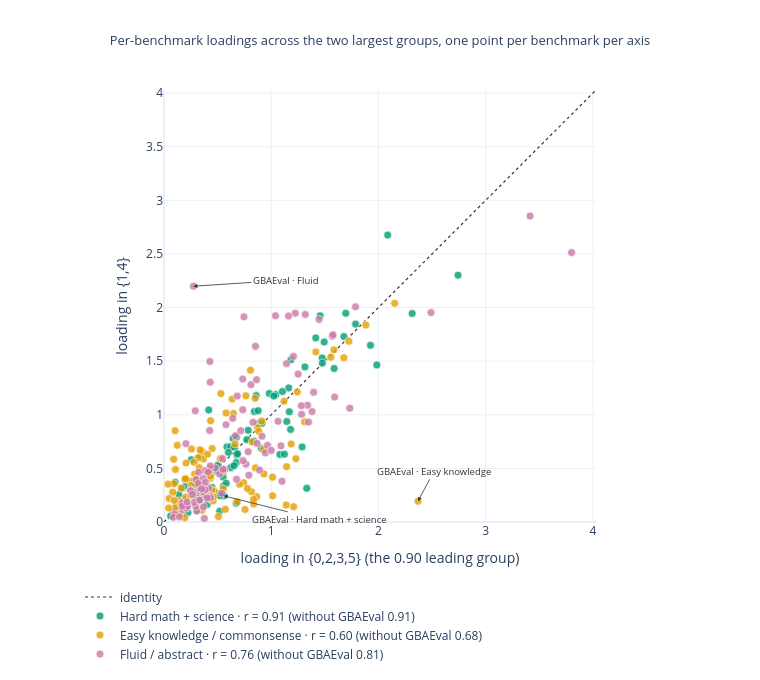

The notebook cell saved with this chart:
### Markdown cell above
### 7 · On the benchmark side the split is confined to axis 2: loadings correlate **0.91** on hard math and **0.76** on fluid across the two largest groups, but only **0.60** on axis 2.
Basins compared as the 0.90 grouping, {0,2,3,5} against {1,4}. The axis-2 scatter is a single outlier story — drop GBAEval and it rises to **0.68**.

### Code cell
A0, A1 = AB90[tuple(G90[0])], AB90[tuple(G90[1])]
keep = np.arange(NB) != GBI
lim = 1.06 * max(A0.max(), A1.max())
fig = go.Figure()
fig.add_trace(go.Scatter(x=[0, lim], y=[0, lim], mode="lines", name="identity",
                         line=dict(color=C["dark"], width=1.2, dash="dot"), hoverinfo="skip"))
for k in range(3):
    r_ = np.corrcoef(A0[:, k], A1[:, k])[0, 1]
    rk = np.corrcoef(A0[keep, k], A1[keep, k])[0, 1]
    fig.add_trace(go.Scatter(
        x=A0[:, k], y=A1[:, k], mode="markers",
        name=f"{AXIS[k]} · r = {r_:.2f} (without GBAEval {rk:.2f})",
        marker=dict(color=AXCOL[k], size=8, opacity=0.8, line=dict(color="white", width=0.7)),
        text=BEN, hovertemplate="%{text}<br>{0,2,3,5} %{x:.2f} → {1,4} %{y:.2f}<extra></extra>"))
AOFF = {0: (96, 24), 1: (16, -30), 2: (92, -6)}          # per-axis label placement
for k in range(3):
    fig.add_annotation(x=A0[GBI, k], y=A1[GBI, k], text=f"GBAEval · {AXIS[k].split(' /')[0]}",
                       showarrow=True, arrowhead=2, ax=AOFF[k][0], ay=AOFF[k][1],
                       font=dict(size=9.5, color=C["dark"]), arrowcolor=C["dark"],
                       arrowwidth=0.8)
fig.update_layout(
    title="Per-benchmark loadings across the two largest groups, one point per benchmark per axis",
    xaxis=dict(title="loading in {0,2,3,5} (the 0.90 leading group)", range=[0, lim],
               constrain="domain"),
    yaxis=dict(title="loading in {1,4}", range=[0, lim], scaleanchor="x", scaleratio=1,
               constrain="domain"),
    height=680, width=760, legend=dict(orientation="h", y=-0.14), margin=dict(t=90, b=130))
show(fig, "07_axes13_loadings")

for k in range(3):
    print(f"{AXIS[k]:30s} loading pearson {np.corrcoef(A0[:, k], A1[:, k])[0, 1]:+.3f} "
          f"spearman {spearmanr(A0[:, k], A1[:, k]).statistic:+.3f} · without GBAEval "
          f"{np.corrcoef(A0[keep, k], A1[keep, k])[0, 1]:+.3f}")
print(f"GBAEval: {np.round(A0[GBI], 2)} → {np.round(A1[GBI], 2)} on axes {AXIS}")

### Figure 1 — Plotly figure (JSON) as saved in the notebook; plotly's stock layout.template omitted (floating-point values rounded to 4 significant figures)
{"data": [{"hoverinfo": "skip", "line": {"color": "#333333", "dash": "dot", "width": 1.2}, "mode": "lines", "name": "identity", "type": "scatter", "x": [0, 4.029], "y": [0, 4.029]}, {"hovertemplate": "%{text}<br>{0,2,3,5} %{x:.2f} → {1,4} %{y:.2f}<extra></extra>", "marker": {"color": "#009E73", "line": {"color": "white", "width": 0.7}, "opacity": 0.8, "size": 8}, "mode": "markers", "name": "Hard math + science · r = 0.91 (without GBAEval 0.91)", "text": ["APEX Agents", "ARC (AI2)", "ARC-AGI", "ARC-AGI-2", "Adversarial NLI", "Aider Polyglot", "AlgoTune", "AudioMultiChallenge", "BALROG", "BIG-Bench Hard (BBH)", "BioLP-bench", "BlueprintBench 2", "BoolQ", "CAD-Eval", "CL-Bench", "CL-Bench Life", "CSQA2", "Chess Puzzles", "CritPt", "CursorBench", "Cybench", "DeepResearchBench", "DeepSWE", "EBR-bench", "EnigmaEval", "ExploitBench", "Fiction.LiveBench", "ForecastBench", "FrontierCode", "FrontierMath", "FrontierMath Tier 4", "FrontierMath Tier 4 v1", "FrontierMath v1", "GBAEval", "GDP.pdf", "GDPval", "GPQA Diamond", "GPQA Diamond Biology", "GPQA Diamond Chemistry", "GPQA Main Biology", "GPQA Main Chemistry", "GSM8K", "GSO-Bench", "GeoBench", "HellaSwag", "Humanity's Last Exam", "LAB-Bench Cloning", "LAB-Bench LitQA2", "LAB-Bench Protocol", "LAB-Bench SeqQA", "LAMBADA", "Lech Mazur Writing", "LiveBench", "MATH Level 5", "MCP Atlas", "METR Time Horizons", "MMLU", "MMLU Biology", "MMLU Chemistry", "MMLU Pro Biology", "MMLU Pro Chemistry", "MindCube", "MultiChallenge", "MultiNRC", "OS World (Screenshot)", "OS World 2", "OTIS Mock AIME 2024-2025", "OpenBookQA", "PIQA", "PRBench Finance", "PRBench Legal", "PostTrainBench", "ProofBench", "Remote Labor Index", "SEAL Instruction Following", "SEAL Tool Use (Enterprise)", "SWE-Bench Pro", "SWE-Bench Pro (Private)", "SWE-Bench Verified", "SciCode", "ScienceQA", "SimpleBench", "SimpleQA Verified", "SpatialViz-Bench", "SuperGLUE", "Surface Evolver Bench", "TerminalBench", "The Agent Company", "TriviaQA", "TutorBench", "VPCT", "Video-MME", "Visual Task Assessment (VISTA)", "VisualToolBench", "WMDP Biology", "WMDP Chemistry", "WeirdML", "WinoGrande"], "type": "scatter", "x": [0.843, 0.1948, 1.183, 1.456, 0.1267, 1.181, 0.1256, 0.4822, 0.3682, 0.587, 1.163, 1.288, 0.3458, 0.2546, 0.4328, 0.6216, 0.1246, 1.415, 1.476, 0.6796, 1.331, 0.08529, 1.587, 1.081, 0.8787, 0.5558, 1.043, 0.1181, 0.6748, 1.926, 2.743, 1.985, 2.315, 0.5573, 0.5484, 0.5196, 1.315, 0.7724, 1.678, 0.8795, 1.787, 0.9819, 0.6735, 0.305, 0.1771, 0.8599, 1.145, 0.3351, 0.8369, 0.6547, 0.1842, 0.3105, 0.6453, 1.695, 0.1037, 0.4488, 0.7854, 0.3269, 0.601, 1.169, 1.477, 0.5047, 0.1977, 0.6764, 0.6226, 0.5186, 2.086, 0.06181, 0.1342, 0.1942, 0.1758, 0.4422, 1.123, 0.403, 0.4964, 0.5518, 0.2232, 0.5226, 0.4409, 0.2833, 0.1253, 0.3431, 0.4169, 0.4979, 0.2851, 0.5801, 0.9092, 0.686, 0.2852, 0.1384, 1.024, 0.1734, 0.2041, 1.105, 1.494, 0.9136, 0.6532, 0.3091], "y": [1.031, 0.2054, 1.513, 1.923, 0.1365, 0.8637, 0.1552, 0.4711, 0.2439, 0.7008, 1.251, 0.7001, 0.3383, 0.5809, 0.4563, 0.7016, 0.1596, 1.717, 1.53, 0.626, 0.3143, 0.09399, 1.432, 0.6302, 1.038, 0.3363, 1.189, 0.1589, 0.5558, 1.648, 2.302, 1.465, 1.944, 0.2441, 0.4617, 0.101, 1.446, 0.7682, 1.73, 0.9182, 1.846, 1.2, 0.1752, 0.3686, 0.08173, 1.179, 0.9376, 0.3297, 0.7549, 0.6993, 0.1322, 0.1081, 0.7797, 1.947, 0.3705, 0.3228, 0.8552, 0.3106, 0.6493, 1.028, 1.481, 0.533, 0.3967, 0.7902, 0.5065, 0.2682, 2.676, 0.05657, 0.1165, 0.1462, 0.1617, 0.2489, 0.632, 0.1626, 0.4837, 0.4195, 0.08824, 0.2452, 0.2367, 0.2734, 0.1189, 0.6148, 1.045, 0.5242, 0.3262, 0.3624, 0.6853, 0.6372, 0.2446, 0.2562, 1.174, 0.3148, 0.3375, 1.217, 1.679, 0.9204, 0.5258, 0.2232]}, {"hovertemplate": "%{text}<br>{0,2,3,5} %{x:.2f} → {1,4} %{y:.2f}<extra></extra>", "marker": {"color": "#E69F00", "line": {"color": "white", "width": 0.7}, "opacity": 0.8, "size": 8}, "mode": "markers", "name": "Easy knowledge / commonsense · r = 0.60 (without GBAEval 0.68)", "text": ["APEX Agents", "ARC (AI2)", "ARC-AGI", "ARC-AGI-2", "Adversarial NLI", "Aider Polyglot", "AlgoTune", "AudioMultiChallenge", "BALROG", "BIG-Bench Hard (BBH)", "BioLP-bench", "BlueprintBench 2", "BoolQ", "CAD-Eval", "CL-Bench", "CL-Bench Life", "CSQA2", "Chess Puzzles", "CritPt", "CursorBench", "Cybench", "DeepResearchBench", "DeepSWE", "EBR-bench", "EnigmaEval", "ExploitBench", "Fiction.LiveBench", "ForecastBench", "FrontierCode", "FrontierMath", "FrontierMath Tier 4", "FrontierMath Tier 4 v1", "FrontierMath v1", "GBAEval", "GDP.pdf", "GDPval", "GPQA Diamond", "GPQA Diamond Biology", "GPQA Diamond Chemistry", "GPQA Main Biology", "GPQA Main Chemistry", "GSM8K", "GSO-Bench", "GeoBench", "HellaSwag", "Humanity's Last Exam", "LAB-Bench Cloning", "LAB-Bench LitQA2", "LAB-Bench Protocol", "LAB-Bench SeqQA", "LAMBADA", "Lech Mazur Writing", "LiveBench", "MATH Level 5", "MCP Atlas", "METR Time Horizons", "MMLU", "MMLU Biology", "MMLU Chemistry", "MMLU Pro Biology", "MMLU Pro Chemistry", "MindCube", "MultiChallenge", "MultiNRC", "OS World (Screenshot)", "OS World 2", "OTIS Mock AIME 2024-2025", "OpenBookQA", "PIQA", "PRBench Finance", "PRBench Legal", "PostTrainBench", "ProofBench", "Remote Labor Index", "SEAL Instruction Following", "SEAL Tool Use (Enterprise)", "SWE-Bench Pro", "SWE-Bench Pro (Private)", "SWE-Bench Verified", "SciCode", "ScienceQA", "SimpleBench", "SimpleQA Verified", "SpatialViz-Bench", "SuperGLUE", "Surface Evolver Bench", "TerminalBench", "The Agent Company", "TriviaQA", "TutorBench", "VPCT", "Video-MME", "Visual Task Assessment (VISTA)", "VisualToolBench", "WMDP Biology", "WMDP Chemistry", "WeirdML", "WinoGrande"], "type": "scatter", "x": [0.4499, 1.882, 0.8502, 1.416, 1.585, 1.312, 0.08125, 0.2856, 0.2566, 1.724, 0.2946, 0.8367, 1.12, 0.6472, 0.1193, 0.1386, 1.244, 0.04791, 0.4277, 0.4678, 1.14, 0.146, 0.7428, 0.5718, 0.1963, 0.7043, 0.3556, 0.09566, 0.3544, 0.5078, 0.7555, 0.8639, 0.6829, 2.369, 0.4388, 0.9319, 0.3366, 0.3667, 0.7636, 0.2454, 0.8066, 2.151, 1.23, 0.1607, 0.8729, 0.2054, 0.8238, 0.3015, 0.5241, 0.2028, 0.2486, 0.4581, 0.3181, 0.1069, 0.4344, 0.4468, 1.677, 0.2561, 0.2802, 0.6352, 0.5791, 0.4341, 0.09196, 0.4061, 1.144, 0.8155, 0.0902, 1.556, 0.4331, 0.1929, 0.1426, 0.5524, 1.209, 0.8348, 0.1035, 0.4296, 0.7783, 1.013, 1.186, 0.1558, 0.9287, 0.5307, 0.1035, 0.3234, 0.8834, 1.013, 0.8525, 0.5537, 0.6631, 0.04431, 0.1239, 0.3321, 0.0387, 0.3282, 0.3283, 0.2002, 0.4613, 0.9117], "y": [0.6854, 1.837, 1.153, 1.586, 1.606, 0.9342, 0.2783, 0.4467, 0.6812, 1.686, 0.3944, 0.1688, 1.127, 1.012, 0.07207, 0.1461, 1.212, 0.2192, 0.5002, 0.2889, 0.1582, 0.1977, 0.3658, 0.1181, 0.3994, 0.3517, 0.6579, 0.2021, 0.1094, 0.05041, 0.1169, 0.2366, 0.188, 0.1943, 0.211, 0.4485, 0.673, 0.5869, 1.177, 0.3804, 1.416, 2.04, 0.5902, 0.3167, 0.8783, 0.5497, 0.7456, 0.391, 0.59, 0.234, 0.2471, 0.1981, 0.5994, 0.4904, 0.9447, 0.299, 1.531, 0.3396, 0.5563, 1.146, 1.016, 0.409, 0.357, 0.6324, 0.5165, 0.2829, 0.5846, 1.537, 0.4283, 0.04014, 0.07597, 0.3107, 0.1431, 0.2108, 0.1321, 0.483, 0.3132, 0.4183, 0.7274, 0.1661, 0.6756, 1.197, 0.8519, 0.2679, 0.8454, 0.2442, 0.5051, 0.4709, 0.7271, 0.1307, 0.7156, 0.3759, 0.3522, 0.2002, 0.5065, 0.4032, 0.2338, 0.9421]}, {"hovertemplate": "%{text}<br>{0,2,3,5} %{x:.2f} → {1,4} %{y:.2f}<extra></extra>", "marker": {"color": "#CC79A7", "line": {"color": "white", "width": 0.7}, "opacity": 0.8, "size": 8}, "mode": "markers", "name": "Fluid / abstract · r = 0.76 (without GBAEval 0.81)", "text": ["APEX Agents", "ARC (AI2)", "ARC-AGI", "ARC-AGI-2", "Adversarial NLI", "Aider Polyglot", "AlgoTune", "AudioMultiChallenge", "BALROG", "BIG-Bench Hard (BBH)", "BioLP-bench", "BlueprintBench 2", "BoolQ", "CAD-Eval", "CL-Bench", "CL-Bench Life", "CSQA2", "Chess Puzzles", "CritPt", "CursorBench", "Cybench", "DeepResearchBench", "DeepSWE", "EBR-bench", "EnigmaEval", "ExploitBench", "Fiction.LiveBench", "ForecastBench", "FrontierCode", "FrontierMath", "FrontierMath Tier 4", "FrontierMath Tier 4 v1", "FrontierMath v1", "GBAEval", "GDP.pdf", "GDPval", "GPQA Diamond", "GPQA Diamond Biology", "GPQA Diamond Chemistry", "GPQA Main Biology", "GPQA Main Chemistry", "GSM8K", "GSO-Bench", "GeoBench", "HellaSwag", "Humanity's Last Exam", "LAB-Bench Cloning", "LAB-Bench LitQA2", "LAB-Bench Protocol", "LAB-Bench SeqQA", "LAMBADA", "Lech Mazur Writing", "LiveBench", "MATH Level 5", "MCP Atlas", "METR Time Horizons", "MMLU", "MMLU Biology", "MMLU Chemistry", "MMLU Pro Biology", "MMLU Pro Chemistry", "MindCube", "MultiChallenge", "MultiNRC", "OS World (Screenshot)", "OS World 2", "OTIS Mock AIME 2024-2025", "OpenBookQA", "PIQA", "PRBench Finance", "PRBench Legal", "PostTrainBench", "ProofBench", "Remote Labor Index", "SEAL Instruction Following", "SEAL Tool Use (Enterprise)", "SWE-Bench Pro", "SWE-Bench Pro (Private)", "SWE-Bench Verified", "SciCode", "ScienceQA", "SimpleBench", "SimpleQA Verified", "SpatialViz-Bench", "SuperGLUE", "Surface Evolver Bench", "TerminalBench", "The Agent Company", "TriviaQA", "TutorBench", "VPCT", "Video-MME", "Visual Task Assessment (VISTA)", "VisualToolBench", "WMDP Biology", "WMDP Chemistry", "WeirdML", "WinoGrande"], "type": "scatter", "x": [1.338, 0.1756, 2.49, 3.414, 0.3278, 1.786, 0.3047, 0.4308, 0.5181, 0.4244, 0.8691, 0.4282, 0.3377, 1.592, 0.2474, 0.3657, 0.7846, 0.7645, 1.396, 0.8295, 1.04, 0.271, 1.569, 0.2917, 0.9656, 0.6834, 1.284, 0.2083, 0.2044, 0.8109, 1.224, 1.318, 1.446, 0.2742, 0.4259, 0.8627, 0.9459, 0.2969, 1.0, 0.4168, 0.8906, 0.3758, 1.161, 0.3368, 0.3849, 1.091, 0.3686, 0.2809, 0.3837, 0.5667, 0.2485, 0.3235, 0.7367, 1.381, 1.348, 0.6665, 0.3681, 0.22, 0.4343, 0.7915, 0.6766, 0.4789, 0.5391, 0.9136, 0.5784, 0.431, 1.733, 0.09747, 0.1689, 0.2989, 0.3196, 0.6409, 0.7455, 0.7344, 0.2647, 0.5453, 0.7346, 1.143, 1.576, 0.3876, 0.1702, 1.281, 1.101, 0.5493, 0.3517, 0.8528, 1.207, 1.252, 0.4315, 0.3318, 3.801, 0.08723, 0.4022, 1.064, 0.2149, 0.1438, 0.7162, 0.4129], "y": [1.089, 0.1161, 1.953, 2.853, 0.2886, 2.007, 0.1023, 0.2426, 0.4474, 0.2243, 0.7325, 1.497, 0.3059, 1.166, 0.3005, 0.4069, 0.6552, 0.5396, 1.21, 0.9295, 1.924, 0.2815, 1.731, 1.036, 0.7141, 1.175, 1.005, 0.1294, 0.7305, 1.281, 1.947, 1.936, 1.89, 2.199, 0.8538, 1.327, 0.6447, 0.1456, 0.6675, 0.3174, 0.484, 0.03298, 1.921, 0.2034, 0.4787, 0.7101, 0.28, 0.183, 0.3003, 0.4904, 0.2904, 0.4628, 0.5728, 1.03, 0.9316, 0.8046, 0.1426, 0.1466, 0.226, 0.4366, 0.3988, 0.5045, 0.2681, 0.7999, 0.9076, 1.304, 1.062, 0.07499, 0.1795, 0.3971, 0.3583, 0.9672, 1.914, 1.333, 0.2579, 0.5911, 1.046, 1.477, 1.746, 0.3697, 0.147, 1.084, 0.3798, 0.4909, 0.3103, 1.639, 1.545, 1.379, 0.5234, 0.2042, 2.513, 0.04396, 0.2244, 0.9389, 0.1871, 0.04767, 0.8516, 0.4646]}], "layout": {"annotations": [{"arrowcolor": "#333333", "arrowhead": 2, "arrowwidth": 0.8, "ax": 96, "ay": 24, "font": {"color": "#333333", "size": 9.5}, "showarrow": true, "text": "GBAEval · Hard math + science", "x": 0.5573, "y": 0.2441}, {"arrowcolor": "#333333", "arrowhead": 2, "arrowwidth": 0.8, "ax": 16, "ay": -30, "font": {"color": "#333333", "size": 9.5}, "showarrow": true, "text": "GBAEval · Easy knowledge", "x": 2.369, "y": 0.1943}, {"arrowcolor": "#333333", "arrowhead": 2, "arrowwidth": 0.8, "ax": 92, "ay": -6, "font": {"color": "#333333", "size": 9.5}, "showarrow": true, "text": "GBAEval · Fluid", "x": 0.2742, "y": 2.199}], "height": 680, "legend": {"orientation": "h", "y": -0.14}, "margin": {"b": 130, "t": 90}, "title": {"font": {"size": 13}, "text": "Per-benchmark loadings across the two largest groups, one point per benchmark per axis", "x": 0.5}, "width": 760, "xaxis": {"constrain": "domain", "range": [0, 4.029], "title": {"text": "loading in {0,2,3,5} (the 0.90 leading group)"}}, "yaxis": {"constrain": "domain", "range": [0, 4.029], "scaleanchor": "x", "scaleratio": 1, "title": {"text": "loading in {1,4}"}}}}
